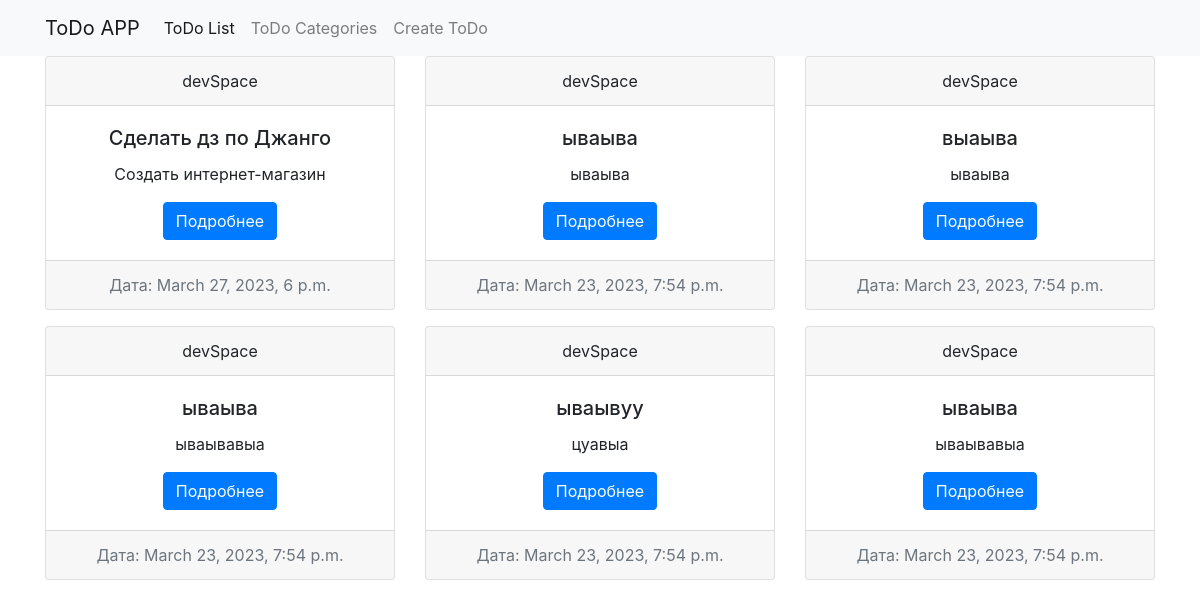
The page /todo-list/ on the database its author committed.
### todo/models.py (models this page shows, shortened)
class ToDo(models.Model):
    title = models.CharField(max_length=100)
    desc = models.CharField(max_length=255)
    created = models.DateTimeField(auto_now_add=True)
    deadline = models.DateTimeField()
    category = models.ForeignKey(Category, on_delete=models.CASCADE)

class Category(models.Model):
    title = models.CharField(max_length=100)
    def __str__(self):
        return self.title

### todo/views.py (the view)
# urls.py: path('todo-list/', todo_list),
def todo_list(request):
    todo_objects = ToDo.objects.all()
    return render(request, 'index.html', {'todo': todo_objects})

### templates/index.html (shortened to what this page needs)
<!DOCTYPE html>
<html lang="en">
<head>
    <link rel="stylesheet" href="https://cdn.jsdelivr.net/npm/bootstrap@4.4.1/dist/css/bootstrap.min.css">
</head>
<body>
<nav class="navbar navbar-expand-lg navbar-light bg-light">
    <div class="container">
      <a class="navbar-brand" href="#">ToDo APP</a>
      <div class="collapse navbar-collapse" id="navbarNavAltMarkup">
        <div class="navbar-nav">
          <a class="nav-item nav-link active" href="/todo-list/">ToDo List<span class="sr-only">(current)</span></a>
          <a class="nav-item nav-link" href="/categories">ToDo Categories</a>
          <a class="nav-item nav-link" href="#">Create ToDo</a>
        </div>
      </div>
    </div>
</nav>
<div class="container">
    <div class="row">
        {% for item in todo %}
        <div class="col-4 mb-3">
            <div class="card text-center">
              <div class="card-header">
                {{ item.category }}
              </div>
              <div class="card-body">
                <h5 class="card-title">{{ item.title }}</h5>
                <p class="card-text">{{ item.desc }}</p>
                <a href="#" class="btn btn-primary"> Подробнее </a>
              </div>
              <div class="card-footer text-muted">
                Дата: {{ item.deadline }}
              </div>
            </div>
        </div>
        {% endfor %}
    </div>
</div>
</body>
</html>

### rows shown on the page
ToDo: category "devSpace", title "Сделать дз по Джанго", desc "Создать интернет-магазин", deadline "March 27, 2023, 6 p.m."
ToDo: category "devSpace", title "ываыва", desc "ываыва", deadline "March 23, 2023, 7:54 p.m."
ToDo: category "devSpace", title "выаыва", desc "ываыва", deadline "March 23, 2023, 7:54 p.m."
ToDo: category "devSpace", title "ываыва", desc "ываывавыа", deadline "March 23, 2023, 7:54 p.m."
ToDo: category "devSpace", title "ываывуу", desc "цуавыа", deadline "March 23, 2023, 7:54 p.m."
ToDo: category "devSpace", title "ываыва", desc "ываывавыа", deadline "March 23, 2023, 7:54 p.m."
